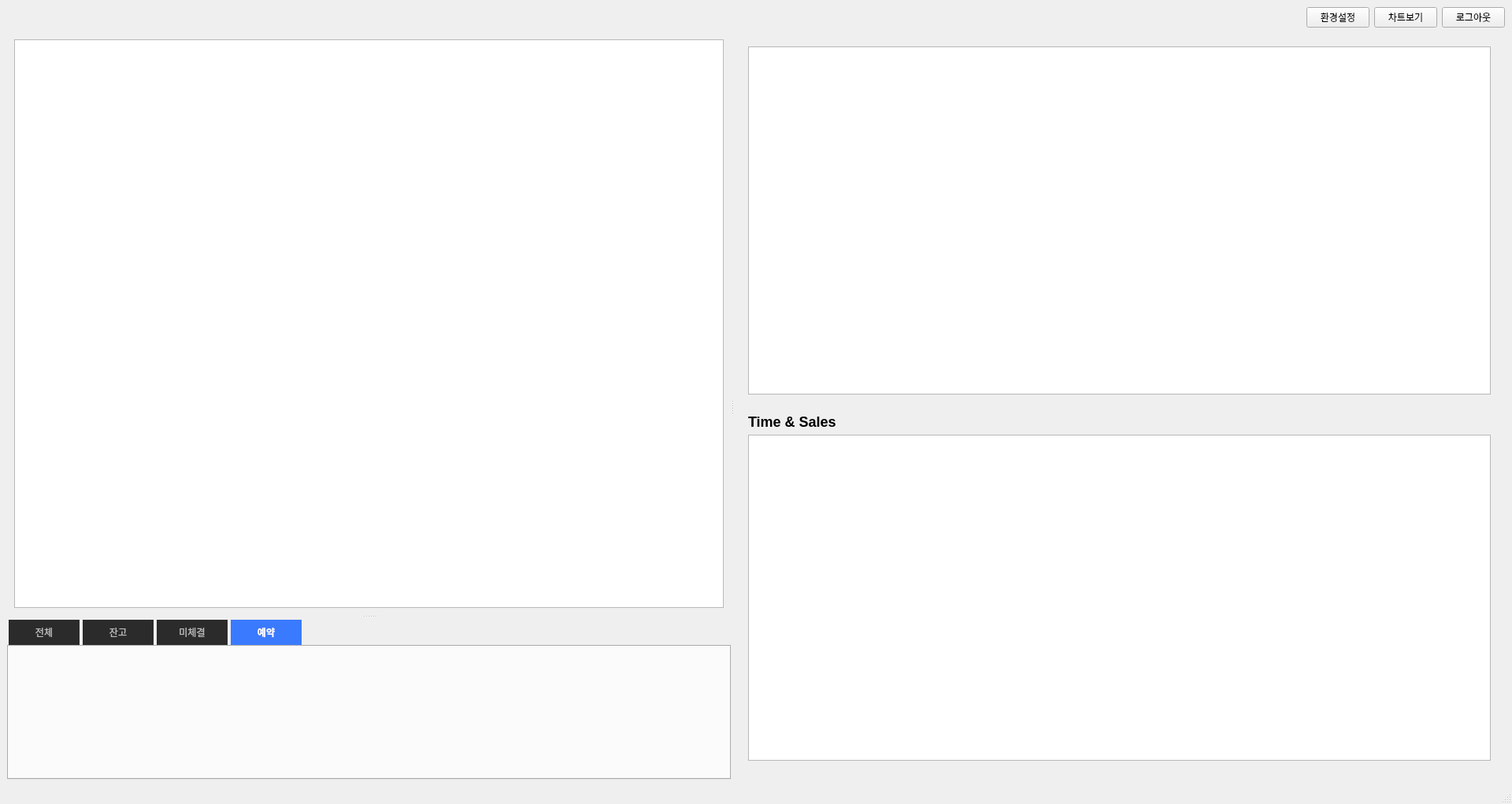
<?xml version="1.0" encoding="UTF-8"?>
<ui version="4.0">
 <class>MainWindow</class>
 <widget class="QMainWindow" name="MainWindow">
  <property name="geometry">
   <rect>
    <x>0</x>
    <y>0</y>
    <width>1920</width>
    <height>1021</height>
   </rect>
  </property>
  <property name="windowTitle">
   <string>Ninja HTS Client</string>
  </property>
  <widget class="QWidget" name="centralwidget">
   <layout class="QVBoxLayout" name="rootLayout">
    <item>
     <layout class="QHBoxLayout" name="topBarLayout">
      <item>
       <widget class="QLabel" name="labelPrice">
        <property name="styleSheet">
         <string>font-size:0px;font-weight:600;color:#FFD700;</string>
        </property>
       </widget>
      </item>
      <item>
       <widget class="QLabel" name="labelChange">
        <property name="styleSheet">
         <string>font-size:14px;color:#aaaaaa;</string>
        </property>
       </widget>
      </item>
      <item>
       <spacer name="horizontalSpacer">
        <property name="orientation">
         <enum>Qt::Horizontal</enum>
        </property>
        <property name="sizeHint" stdset="0">
         <size>
          <width>40</width>
          <height>20</height>
         </size>
        </property>
       </spacer>
      </item>
      <item>
       <widget class="QPushButton" name="btnSetting">
        <property name="text">
         <string>환경설정</string>
        </property>
       </widget>
      </item>
      <item>
       <widget class="QPushButton" name="btnOpenChart">
        <property name="text">
         <string>차트보기</string>
        </property>
       </widget>
      </item>
      <item>
       <widget class="QPushButton" name="btnLogout">
        <property name="text">
         <string>로그아웃</string>
        </property>
       </widget>
      </item>
     </layout>
    </item>
    <item>
     <widget class="QSplitter" name="splitterRoot">
      <property name="orientation">
       <enum>Qt::Horizontal</enum>
      </property>
      <widget class="QWidget" name="leftWidget">
       <layout class="QVBoxLayout" name="leftLayout">
        <item>
         <widget class="QSplitter" name="splitterLeft">
          <property name="orientation">
           <enum>Qt::Vertical</enum>
          </property>
          <widget class="QSplitter" name="splitterTop">
           <property name="orientation">
            <enum>Qt::Horizontal</enum>
           </property>
           <widget class="QFrame" name="orderbookContainer">
            <layout class="QVBoxLayout" name="orderbookLayout">
             <item>
              <widget class="QTableWidget" name="tableOrderbook"/>
             </item>
            </layout>
           </widget>
          </widget>
          <widget class="QTabWidget" name="bottomTabs">
           <property name="styleSheet">
            <string notr="true">QTabBar::tab {
    width: 90px;
    height: 32px;
    margin: 2px;
}

QTabBar::tab:selected {
    background: #3a7afe;
    color: white;
    font-weight: bold;
}

QTabBar::tab:!selected {
    background: #2b2b2b;
    color: #bbbbbb;
}
</string>
           </property>
           <property name="tabPosition">
            <enum>QTabWidget::North</enum>
           </property>
           <property name="tabShape">
            <enum>QTabWidget::Rounded</enum>
           </property>
           <property name="currentIndex">
            <number>3</number>
           </property>
           <widget class="QWidget" name="tabPositions">
            <attribute name="title">
             <string>전체</string>
            </attribute>
            <layout class="QVBoxLayout" name="positionsLayout"/>
           </widget>
           <widget class="QWidget" name="tabExecutions">
            <attribute name="title">
             <string>잔고</string>
            </attribute>
            <layout class="QVBoxLayout" name="executionsLayout"/>
           </widget>
           <widget class="QWidget" name="tabAccount">
            <attribute name="title">
             <string>미체결</string>
            </attribute>
            <layout class="QVBoxLayout" name="accountLayout"/>
           </widget>
           <widget class="QWidget" name="tabOpenOrders">
            <attribute name="title">
             <string>예약</string>
            </attribute>
            <layout class="QVBoxLayout" name="openOrdersLayout"/>
           </widget>
          </widget>
         </widget>
        </item>
       </layout>
      </widget>
      <widget class="QFrame" name="orderPanelContainer">
       <property name="enabled">
        <bool>true</bool>
       </property>
       <property name="maximumSize">
        <size>
         <width>9999999</width>
         <height>9999999</height>
        </size>
       </property>
       <layout class="QVBoxLayout" name="verticalLayout">
        <item>
         <widget class="QFrame" name="watchlistContainer">
          <layout class="QVBoxLayout" name="watchlistLayout">
           <item>
            <widget class="QTableWidget" name="tableWatchlist"/>
           </item>
          </layout>
         </widget>
        </item>
        <item>
         <widget class="QFrame" name="timeSalesContainer">
          <layout class="QVBoxLayout" name="timeSalesLayout">
           <item>
            <widget class="QLabel" name="labelTimeSalesTitle">
             <property name="styleSheet">
              <string>font-size:18px;font-weight:bold;</string>
             </property>
             <property name="text">
              <string>Time &amp; Sales</string>
             </property>
            </widget>
           </item>
           <item>
            <widget class="QTableWidget" name="tableTimeSales"/>
           </item>
          </layout>
         </widget>
        </item>
        <item>
         <widget class="QFrame" name="orderPanelBody">
          <property name="maximumSize">
           <size>
            <width>0</width>
            <height>0</height>
           </size>
          </property>
          <layout class="QVBoxLayout" name="orderPanelBodyLayout"/>
         </widget>
        </item>
       </layout>
      </widget>
     </widget>
    </item>
   </layout>
  </widget>
  <widget class="QStatusBar" name="statusbar"/>
 </widget>
 <resources/>
 <connections/>
</ui>
